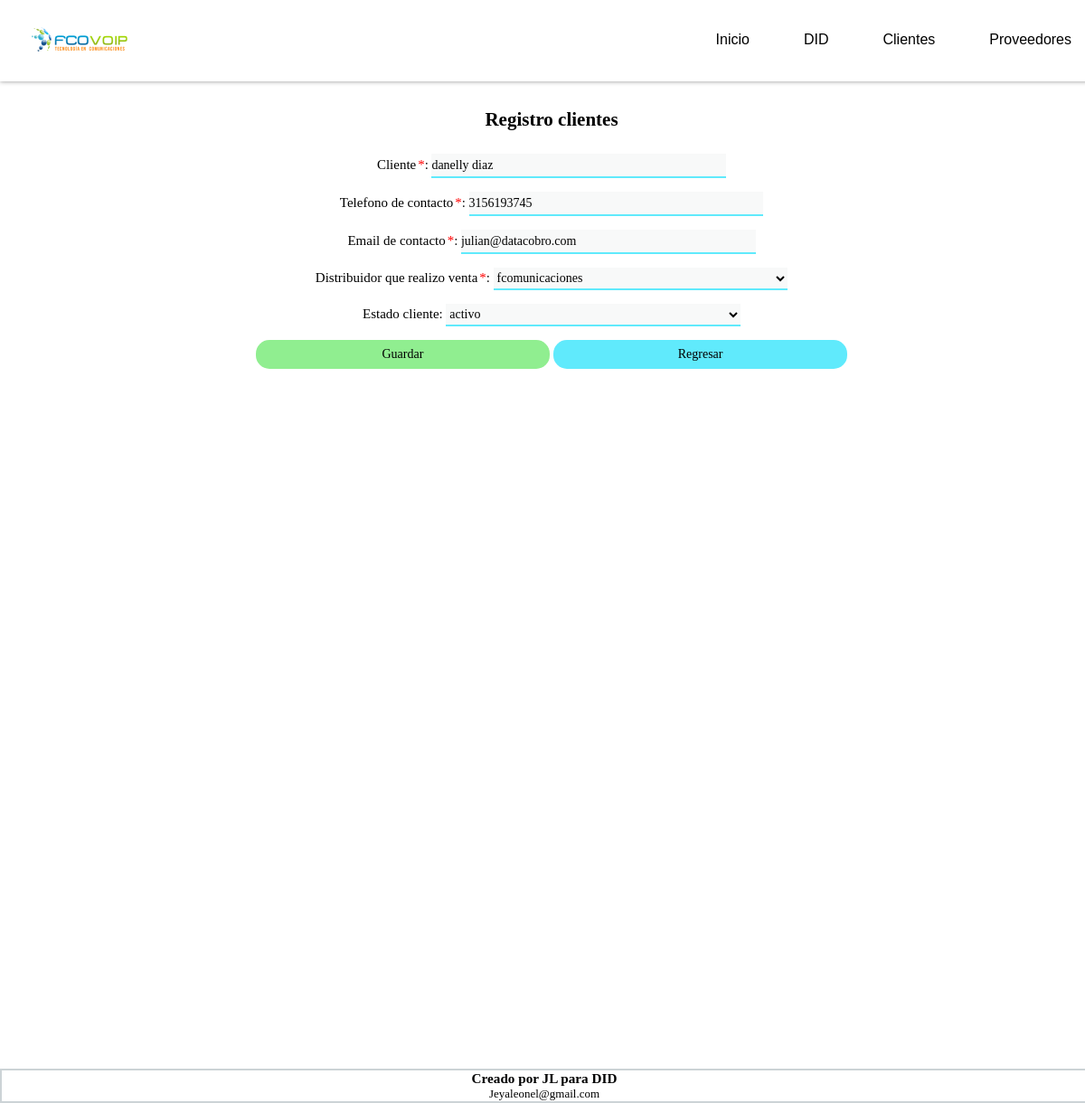
/form/update_cliente_form.php?id_cliente=15, run on the app's committed database.
### tables this page shows
CREATE TABLE `cliente` (
  `id_cliente` int(10) UNSIGNED NOT NULL,
  `nombre` varchar(100) NOT NULL,
  `telefono` varchar(14) DEFAULT NULL,
  `distribuidor` enum('fcomunicaciones','comuniquemonos','otro') NOT NULL,
  `email` varchar(100) DEFAULT NULL,
  `estado` enum('activo','suspendido','inactivo') NOT NULL,
  `fecha_creacion` timestamp NOT NULL DEFAULT CURRENT_TIMESTAMP,
  `fecha_modificacion` timestamp NOT NULL DEFAULT '0000-00-00 00:00:00' ON UPDATE CURRENT_TIMESTAMP
);

### form/update_cliente_form.php (the view, shortened to what this page needs)
<?php
include('../acciones/conexion.php');
$id_cliente=$_GET['id_cliente'];
$consultaCliente="select * from cliente where id_cliente=$id_cliente";
$cliente=$mysqli->query($consultaCliente);
while($row = $cliente->fetch_assoc()){
    $nombre=$row['nombre'];
    $telefono=$row['telefono'];
    $distribuidor=$row['distribuidor'];
    $email=$row['email'];
    $estado=$row['estado'];
}
?>
<!DOCTYPE html>
<html>
<head>
    <?php
    include ("../vistas/head.php");
    ?>
</head>
<body>
    <?php
        include("../vistas/menu.php");
    ?>
<main>
    <section class="general">
    <form method="POST" action="../acciones/update_cliente.php" enctype="application/x-www-form-urlencoded" name="clientes">
        <h1>Registro clientes</h1>
        <div>
        </div>
        <div>
            <label for="nombre">Cliente<span>*</span>:</label>
            <input name="nombre" type="text" id="nombre" maxlength="100" required="true" value="<?php echo $nombre;?>"/>
        </div>
        <div>
            <label for="telefono">Telefono de contacto<span>*</span>:</label>
            <input name="telefono" type="text" minlength="7" maxlength="14" id="telefono" required="true" value="<?php echo $telefono;?>"/>
        </div>
        <div>
            <label for="email">Email de contacto<span>*</span>:</label>
            <input name="email" type="email" id="email" required="true" value="<?php echo $email;?>"/>
        </div>
        <div>
            <label for="distribuidor">Distribuidor que realizo venta<span>*</span>:</label>
            <select name="distribuidor" id="distribuidor">
                <?php
                    if($distribuidor=='fcomunicaciones'){
                        echo "<option selected>fcomunicaciones</option>";
                    }elseif($distribuidor=='comuniquemonos'){
                        echo "<option>fcomunicaciones</option>";
                        echo "<option selected>comuniquemonos</option>";
                        echo "<option>otro</option>";
                    }else{
                        echo "<option>fcomunicaciones</option>";
                        echo "<option>comuniquemonos</option>";
                        echo "<option selected>otro</option>";
                    }
                ?>
            </select>
        </div>
        <div>
            <label for="estado">Estado cliente:</label>
                <select name="estado" id="estado">
                    <?php
                    if($estado=='activo'){
                        echo "<option selected>activo</option>";
                    }elseif($estado=='suspendido'){
                        echo "<option>activo</option>";
                        echo "<option selected>suspendido</option>";
                        echo "<option>inactivo</option>";
                    }else{
                        echo "<option>activo</option>";
                        echo "<option>suspendido</option>";
                        echo "<option selected>inactivo</option>";
                    }
                    ?>
                </select>
        </div>
        <div>
            <button class='button_guardar' id="guardar" type="submit">Guardar</button>
            <input class='button_regresar' type="button" onclick="history.back()" name="volver atrás" value="Regresar">
        </div>
    </form>
    </section>
</main>
    <?php
        include("../vistas/footer.php");
    ?>
</body>
</html>

### css/estiloNuevo.css (style rules this page uses)
* { padding: 0; margin: 0; }
main { position:absolute; float: center; text-align: center; height: 100%; width: 100%; padding: 5px; margin: 5px; background-color: rgba(1, 38, 53, 0); display: block; text-align: center; }
section { display: inline-block; position: relative; }
.general { display: block; position: relative; text-align: center; border-radius: 5px; margin: 0 auto; }
.general div { padding-top: 10px; border-radius: 5px; float: center; background-color:white; width: 92%; margin-left: auto; margin-right: auto; }
.button_guardar { background-color: lightgreen; padding: 8px; border-radius:15px; font: 14px normal helvetica,Tahoma; position: relative; border: 0px solid; width: 30%; }
.button_regresar { background-color: #60eafc; padding: 8px; border-radius:15px; font: 14px normal helvetica,Tahoma; position: relative; border: 0px solid; width: 30%; }
form { font: 14px normal helvetica,Tahoma; background-color: white; margin-top: 10px; padding: 10px; }
form div { background-color: white; display: block; padding: 5px; width: auto; }
form span { color:red; padding-left:2px }
input[type=text],[type=email],[type=number],select { width: 30%; height: 25px; font: 14px normal helvetica, Tahoma; background-color: rgba(1, 38, 53, 0.027); border-bottom: 2px solid #60eafc; border-width: 0px 0px 2px 0px; padding: auto; }
select { -moz-appearance: none; }
label { position: relative; width: 10%; height: 25px; font: 15px normal helvetica, Tahoma; }

### data on the page
cliente: nombre "danelly diaz", telefono "3156193745", email "julian@datacobro.com", distribuidor "fcomunicaciones", estado "activo"
